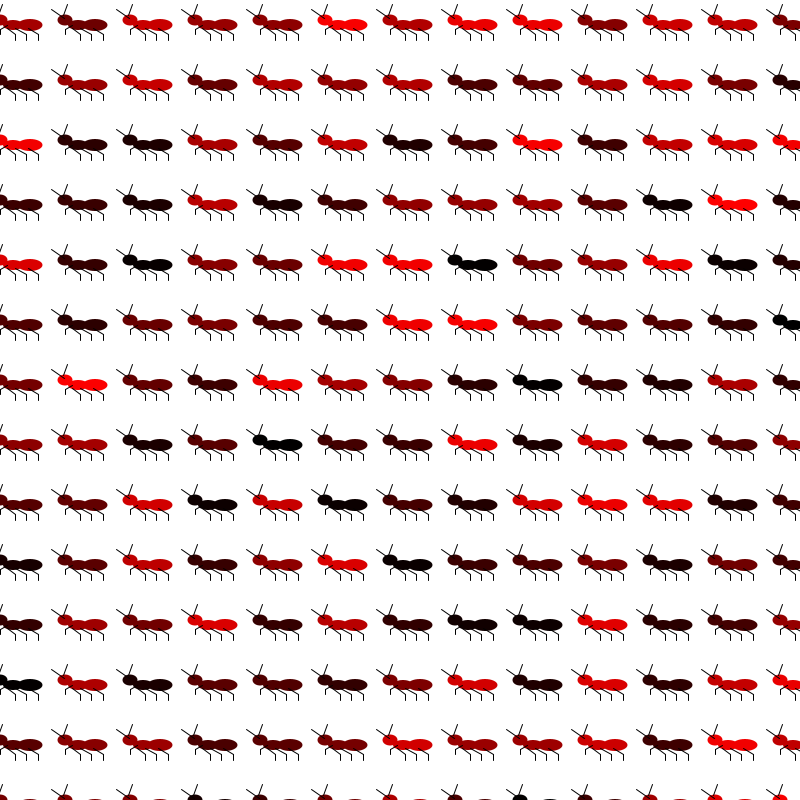
Frame 1 (no input)
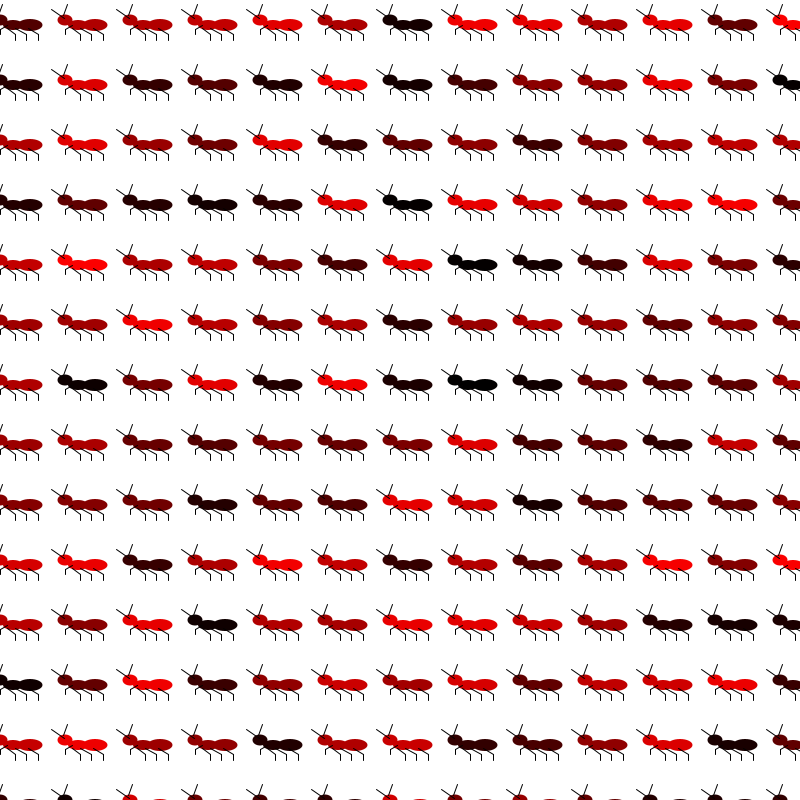
Frame 2 (the mouse pressed at the canvas centre, redrawn once)

The Processing sketch that drew these frames (run headless with seeded random() and noise(); the mouse was pressed at the canvas centre and the sketch redrawn once):

// Processing sketch: processing_37650
// ── processing_37650.pde

void setup() {
  size (800, 800);
}

  void draw() {
    background (255);

int nLines=20;

      for (int h=0; h< 1000; h=h+65) {
      for (int b=1; b< 1000; b=b+3) {


        ant (h, b*20);
      }
    }
  }

  void ant (int x, int y) {

   
    noStroke ();
    smooth ();
    noLoop ();
    
    int redness = (int)(random(255));
    
    fill(redness, 0, 0);

    //body
    ellipse (x, y, 15, 11);
    ellipse (x+13, y+5, 20, 10);
    ellipse (x+30, y+5, 25, 12);


    //antennae

    stroke (0);
    strokeWeight (1);
    line (x-14, y-11, x-1, y-2);
    line (x-2, y-5, x+2, y-16);

    //left leg
    line ( x+7, y+5, x, y+9);
    line (x, y+9, x, y+14);

    //right leg 1

    line (x+7, y+8, x+15, y+14);
    line (x+15, y+14, x+15, y+20);

    //right leg 2

    line (x+15, y+8, x+26, y+14);
    line (x+26, y+14, x+26, y+20);

    //right leg 3

    line (x+28, y+8, x+38, y+14);
    line (x+38, y+14, x+38, y+20);
  }
                
                
